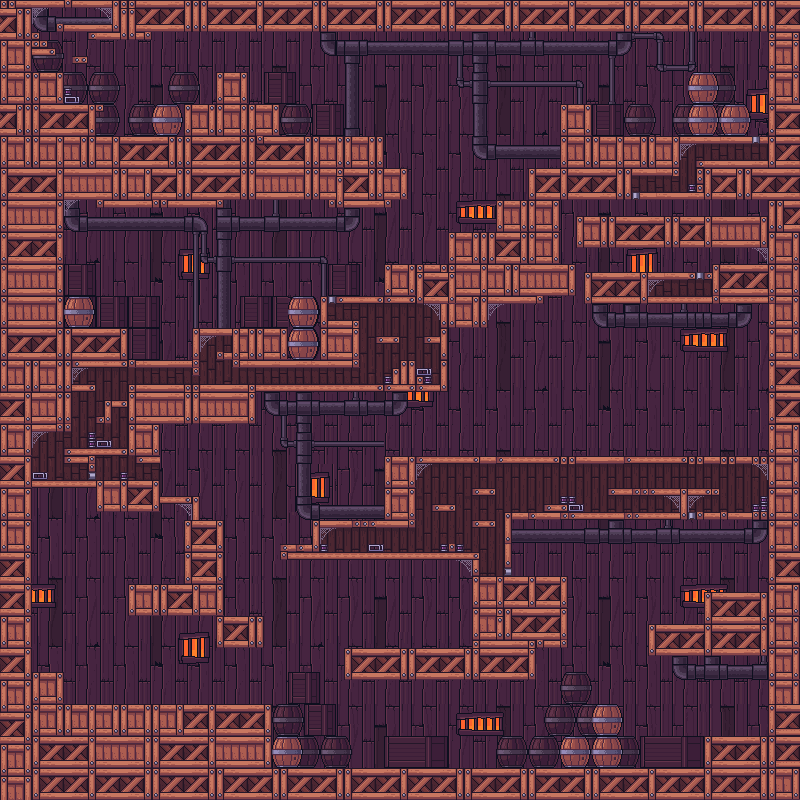

This is a level from a 2D game, rendered from its Tiled map with the project's own tilesets. A one-line summary and the map file follow, with tile-layer data summarised:
An orthogonal 100x100 tile map with 8x8 px tiles, 4 tile layers (BG1, BG2, platforms, overlay), 1 hidden layer not drawn.

<map version="1.0" orientation="orthogonal" width="100" height="100" tilewidth="8" tileheight="8">
 <tileset firstgid="1" name="Nook-Tileset" tilewidth="8" tileheight="8">
  <image source="Nook-Tileset.png" width="512" height="512" />
 </tileset>
 <layer name="BG1" width="100" height="100">
  <data>[10000 cells, 10000 non-empty, 532 distinct tile ids]</data>
 </layer>
 <layer name="BG2" width="100" height="100">
  <data>[10000 cells, 1306 non-empty, 101 distinct tile ids]</data>
 </layer>
 <layer name="platforms" width="100" height="100">
  <data>[10000 cells, 4845 non-empty, 246 distinct tile ids]</data>
 </layer>
 <layer name="overlay" width="100" height="100">
  <data>[10000 cells, 67 non-empty, 9 distinct tile ids]</data>
 </layer>
 <layer name="Collision" width="100" height="100" visible="0">
  <data>[10000 cells, 1425 non-empty, 1 distinct tile ids]</data>
 </layer>
</map>